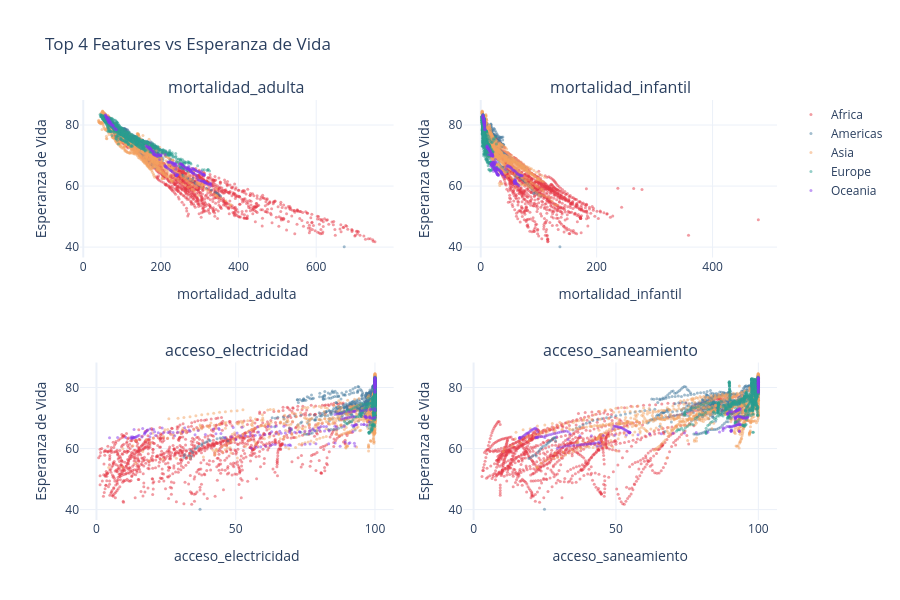

This figure's notebook cell:
### Code cell
top_features = corr_target.abs().nlargest(4).index.tolist()

fig = make_subplots(rows=2, cols=2, subplot_titles=top_features)

for i, feat in enumerate(top_features):
    row, col = divmod(i, 2)
    for region, grp in df[df['region'] != 'Otro'].groupby('region'):
        x_vals = np.log1p(grp[feat]) if feat == 'pib_per_capita' else grp[feat]
        fig.add_trace(
            go.Scatter(
                x=x_vals,
                y=grp['esperanza_vida'],
                mode='markers',
                marker=dict(size=3, color=COLORES_REGION.get(region, '#ADB5BD'), opacity=0.5),
                name=region,
                showlegend=(i == 0),
            ),
            row=row + 1, col=col + 1
        )

x_labels = [f'log({f})' if f == 'pib_per_capita' else f for f in top_features]
for i, label in enumerate(x_labels):
    row, col = divmod(i, 2)
    fig.update_xaxes(title_text=label, row=row + 1, col=col + 1)
    fig.update_yaxes(title_text='Esperanza de Vida', row=row + 1, col=col + 1)

fig.update_layout(
    title='Top 4 Features vs Esperanza de Vida',
    height=600,
    template=TEMPLATE
)
fig.show()

### Figure 1 — Plotly figure (JSON) as saved in the notebook; plotly's stock layout.template omitted (floating-point values rounded to 4 significant figures; data arrays with more than 128 entries replaced by an {"elided": "..."} marker saying what was removed)
{"data": [{"marker": {"color": "#E63946", "opacity": 0.5, "size": 3}, "mode": "markers", "name": "Africa", "showlegend": true, "type": "scatter", "x": {"elided": "1166 float values"}, "xaxis": "x", "y": {"elided": "1166 float values"}, "yaxis": "y"}, {"marker": {"color": "#457B9D", "opacity": 0.5, "size": 3}, "mode": "markers", "name": "Americas", "showlegend": true, "type": "scatter", "x": {"elided": "726 float values"}, "xaxis": "x", "y": {"elided": "726 float values"}, "yaxis": "y"}, {"marker": {"color": "#F4A261", "opacity": 0.5, "size": 3}, "mode": "markers", "name": "Asia", "showlegend": true, "type": "scatter", "x": {"elided": "1034 float values"}, "xaxis": "x", "y": {"elided": "1034 float values"}, "yaxis": "y"}, {"marker": {"color": "#2A9D8F", "opacity": 0.5, "size": 3}, "mode": "markers", "name": "Europe", "showlegend": true, "type": "scatter", "x": {"elided": "858 float values"}, "xaxis": "x", "y": {"elided": "858 float values"}, "yaxis": "y"}, {"marker": {"color": "#8338EC", "opacity": 0.5, "size": 3}, "mode": "markers", "name": "Oceania", "showlegend": true, "type": "scatter", "x": {"elided": "220 float values"}, "xaxis": "x", "y": {"elided": "220 float values"}, "yaxis": "y"}, {"marker": {"color": "#E63946", "opacity": 0.5, "size": 3}, "mode": "markers", "name": "Africa", "showlegend": false, "type": "scatter", "x": {"elided": "1166 float values"}, "xaxis": "x2", "y": {"elided": "1166 float values"}, "yaxis": "y2"}, {"marker": {"color": "#457B9D", "opacity": 0.5, "size": 3}, "mode": "markers", "name": "Americas", "showlegend": false, "type": "scatter", "x": {"elided": "726 float values"}, "xaxis": "x2", "y": {"elided": "726 float values"}, "yaxis": "y2"}, {"marker": {"color": "#F4A261", "opacity": 0.5, "size": 3}, "mode": "markers", "name": "Asia", "showlegend": false, "type": "scatter", "x": {"elided": "1034 float values"}, "xaxis": "x2", "y": {"elided": "1034 float values"}, "yaxis": "y2"}, {"marker": {"color": "#2A9D8F", "opacity": 0.5, "size": 3}, "mode": "markers", "name": "Europe", "showlegend": false, "type": "scatter", "x": {"elided": "858 float values"}, "xaxis": "x2", "y": {"elided": "858 float values"}, "yaxis": "y2"}, {"marker": {"color": "#8338EC", "opacity": 0.5, "size": 3}, "mode": "markers", "name": "Oceania", "showlegend": false, "type": "scatter", "x": {"elided": "220 float values"}, "xaxis": "x2", "y": {"elided": "220 float values"}, "yaxis": "y2"}, {"marker": {"color": "#E63946", "opacity": 0.5, "size": 3}, "mode": "markers", "name": "Africa", "showlegend": false, "type": "scatter", "x": {"elided": "1166 float values"}, "xaxis": "x3", "y": {"elided": "1166 float values"}, "yaxis": "y3"}, {"marker": {"color": "#457B9D", "opacity": 0.5, "size": 3}, "mode": "markers", "name": "Americas", "showlegend": false, "type": "scatter", "x": {"elided": "726 float values"}, "xaxis": "x3", "y": {"elided": "726 float values"}, "yaxis": "y3"}, {"marker": {"color": "#F4A261", "opacity": 0.5, "size": 3}, "mode": "markers", "name": "Asia", "showlegend": false, "type": "scatter", "x": {"elided": "1034 float values"}, "xaxis": "x3", "y": {"elided": "1034 float values"}, "yaxis": "y3"}, {"marker": {"color": "#2A9D8F", "opacity": 0.5, "size": 3}, "mode": "markers", "name": "Europe", "showlegend": false, "type": "scatter", "x": {"elided": "858 float values"}, "xaxis": "x3", "y": {"elided": "858 float values"}, "yaxis": "y3"}, {"marker": {"color": "#8338EC", "opacity": 0.5, "size": 3}, "mode": "markers", "name": "Oceania", "showlegend": false, "type": "scatter", "x": {"elided": "220 float values"}, "xaxis": "x3", "y": {"elided": "220 float values"}, "yaxis": "y3"}, {"marker": {"color": "#E63946", "opacity": 0.5, "size": 3}, "mode": "markers", "name": "Africa", "showlegend": false, "type": "scatter", "x": {"elided": "1166 float values"}, "xaxis": "x4", "y": {"elided": "1166 float values"}, "yaxis": "y4"}, {"marker": {"color": "#457B9D", "opacity": 0.5, "size": 3}, "mode": "markers", "name": "Americas", "showlegend": false, "type": "scatter", "x": {"elided": "726 float values"}, "xaxis": "x4", "y": {"elided": "726 float values"}, "yaxis": "y4"}, {"marker": {"color": "#F4A261", "opacity": 0.5, "size": 3}, "mode": "markers", "name": "Asia", "showlegend": false, "type": "scatter", "x": {"elided": "1034 float values"}, "xaxis": "x4", "y": {"elided": "1034 float values"}, "yaxis": "y4"}, {"marker": {"color": "#2A9D8F", "opacity": 0.5, "size": 3}, "mode": "markers", "name": "Europe", "showlegend": false, "type": "scatter", "x": {"elided": "858 float values"}, "xaxis": "x4", "y": {"elided": "858 float values"}, "yaxis": "y4"}, {"marker": {"color": "#8338EC", "opacity": 0.5, "size": 3}, "mode": "markers", "name": "Oceania", "showlegend": false, "type": "scatter", "x": {"elided": "220 float values"}, "xaxis": "x4", "y": {"elided": "220 float values"}, "yaxis": "y4"}], "layout": {"annotations": [{"font": {"size": 16}, "showarrow": false, "text": "mortalidad_adulta", "x": 0.225, "xanchor": "center", "xref": "paper", "y": 1.0, "yanchor": "bottom", "yref": "paper"}, {"font": {"size": 16}, "showarrow": false, "text": "mortalidad_infantil", "x": 0.775, "xanchor": "center", "xref": "paper", "y": 1.0, "yanchor": "bottom", "yref": "paper"}, {"font": {"size": 16}, "showarrow": false, "text": "acceso_electricidad", "x": 0.225, "xanchor": "center", "xref": "paper", "y": 0.375, "yanchor": "bottom", "yref": "paper"}, {"font": {"size": 16}, "showarrow": false, "text": "acceso_saneamiento", "x": 0.775, "xanchor": "center", "xref": "paper", "y": 0.375, "yanchor": "bottom", "yref": "paper"}], "height": 600, "title": {"text": "Top 4 Features vs Esperanza de Vida"}, "xaxis": {"anchor": "y", "domain": [0.0, 0.45], "title": {"text": "mortalidad_adulta"}}, "xaxis2": {"anchor": "y2", "domain": [0.55, 1.0], "title": {"text": "mortalidad_infantil"}}, "xaxis3": {"anchor": "y3", "domain": [0.0, 0.45], "title": {"text": "acceso_electricidad"}}, "xaxis4": {"anchor": "y4", "domain": [0.55, 1.0], "title": {"text": "acceso_saneamiento"}}, "yaxis": {"anchor": "x", "domain": [0.625, 1.0], "title": {"text": "Esperanza de Vida"}}, "yaxis2": {"anchor": "x2", "domain": [0.625, 1.0], "title": {"text": "Esperanza de Vida"}}, "yaxis3": {"anchor": "x3", "domain": [0.0, 0.375], "title": {"text": "Esperanza de Vida"}}, "yaxis4": {"anchor": "x4", "domain": [0.0, 0.375], "title": {"text": "Esperanza de Vida"}}}}
